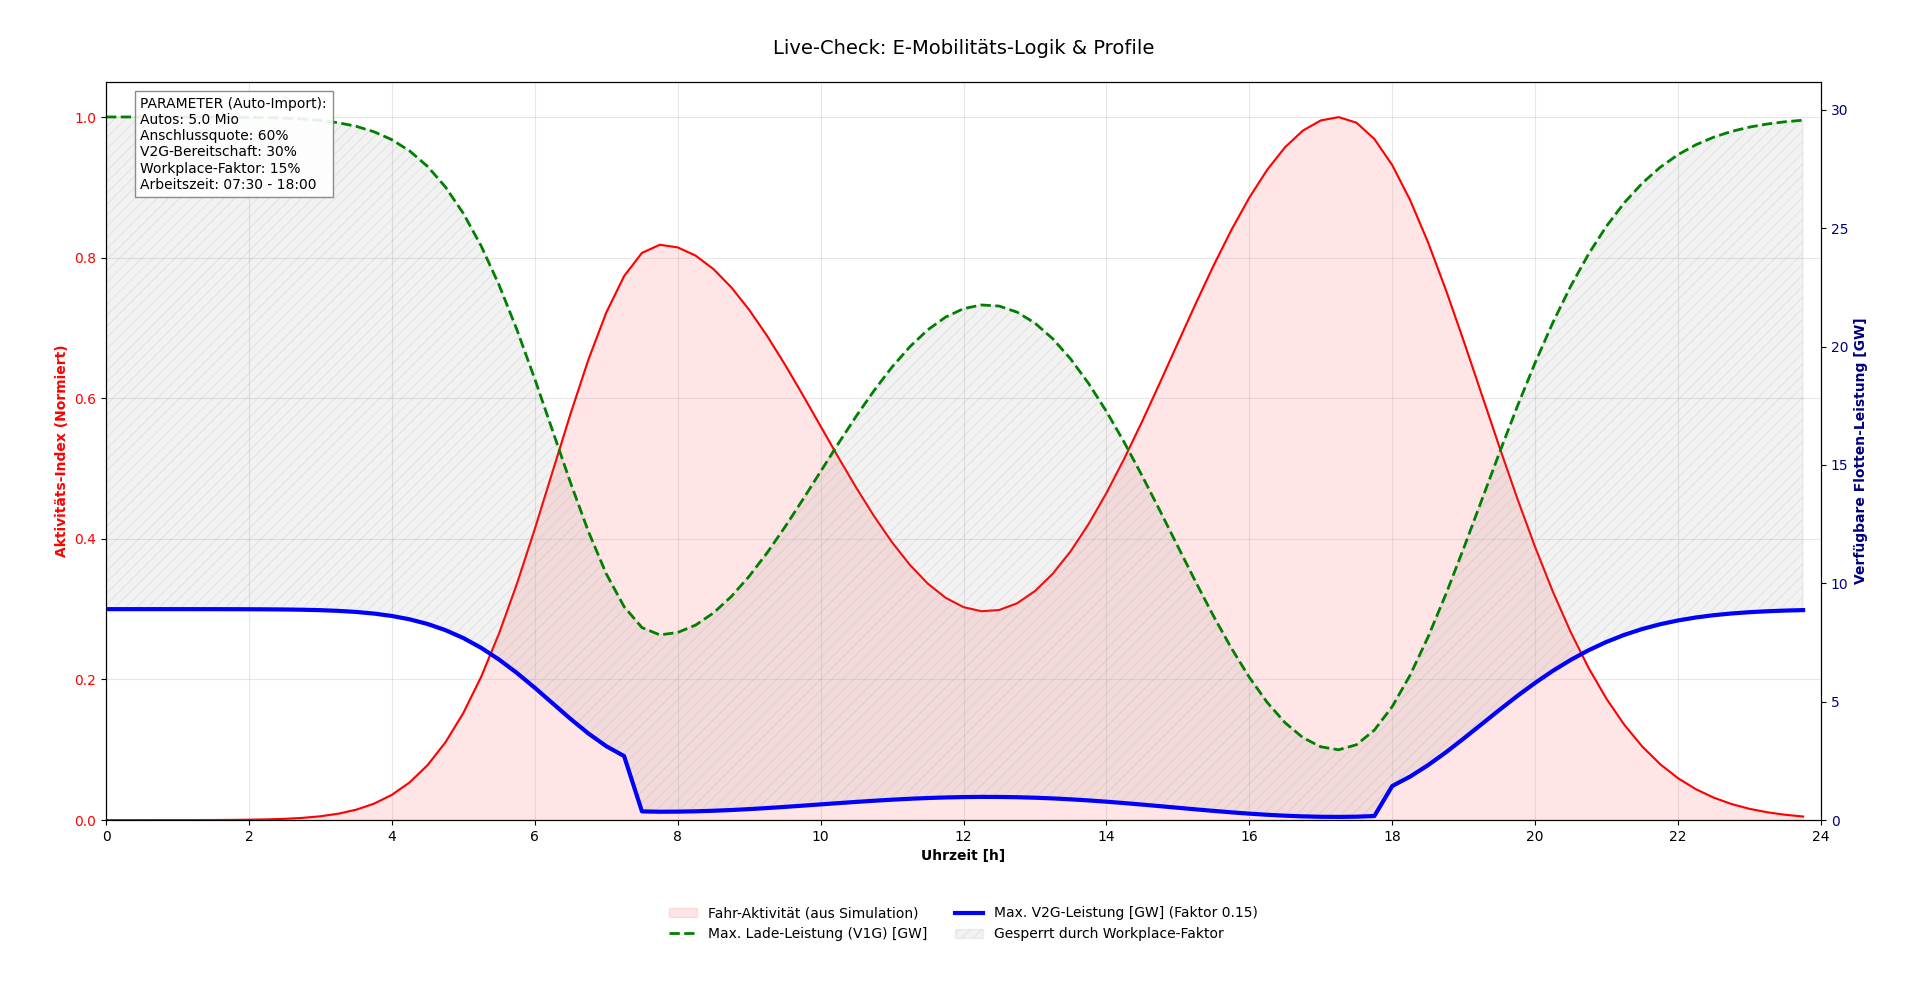

Generate this figure with Python:
import pandas as pd
import numpy as np
import matplotlib.pyplot as plt
import datetime

# --- IMPORT DER ECHTEN SIMULATIONS-LOGIK ---
import sys
import os

# Ermittle den absoluten Pfad zum 'source-code' Verzeichnis
# (Das Skript liegt in source-code/plotting, wir wollen nach source-code)
current_dir = os.path.dirname(os.path.abspath(__file__))
source_code_dir = os.path.dirname(current_dir)
if source_code_dir not in sys.path:
    sys.path.append(source_code_dir)

try:
    from data_processing.e_mobility_simulation import (
        generate_ev_profile, 
        EVScenarioParams, 
        EVConfigParams,
        WORKPLACE_V2G_FACTOR
    )
except ImportError as e:
    print(f"Fehler beim Import: {e}")
    print(f"Versuchter Pfad: {source_code_dir}")
    sys.exit(1) 

def plot_simulation_logic():
    # 1. Parameter initialisieren (Nimmt automatisch die Defaults aus der Klasse!)
    # Wir nutzen die Defaults aus e_mobility_simulation.py, damit Änderungen dort direkt wirken.
    scen_params = EVScenarioParams() 
    config_params = EVConfigParams() # Nimmt Defaults (11kW, etc.)

    # 2. Zeitachse generieren (1 Tag, 15 min Auflösung)
    # Wir nehmen einen Wochentag (Montag, 2030-01-07)
    dates = pd.date_range(start="2030-01-07 00:00", end="2030-01-07 23:45", freq="15min")
    timestamps = pd.Series(dates)

    # 3. ECHTE Profil-Generierung aufrufen
    # Das holt dir exakt die Kurve inkl. deiner 0.9/1.1 Gewichte aus dem Code
    df_profile = generate_ev_profile(timestamps, scen_params, config_params)

    # 4. Daten extrahieren
    t_hours = df_profile['Zeitpunkt'].dt.hour + df_profile['Zeitpunkt'].dt.minute / 60.0
    
    # Fahrprofil (normiert für Optik)
    drive_power = df_profile['drive_power_kw']
    # Normierung auf 0..1 für den Hintergrund-Plot
    drive_norm = (drive_power - drive_power.min()) / (drive_power.max() - drive_power.min())

    # 5. V2G-Logik nachbilden (für Visualisierung)
    # Die Workplace-Logik steckt in 'simulate_emobility_fleet' (Loop), 
    # daher rechnen wir sie hier kurz nach für den Plot.
    
    # Basis: Plug Share aus dem Profil
    plug_share = df_profile['plug_share'] # Das ist schon inkl. plug_share_max
    
    # Zeiten aus Params
    t_dep_val = int(scen_params.t_depart.split(":")[0]) + int(scen_params.t_depart.split(":")[1])/60
    t_arr_val = int(scen_params.t_arrive.split(":")[0]) + int(scen_params.t_arrive.split(":")[1])/60
    
    # Arbeitszeit-Check
    is_work_time = (t_hours >= t_dep_val) & (t_hours < t_arr_val)
    
    # V2G Kapazität berechnen
    # Formel: N * Share * P_max * Faktor
    n_ev = scen_params.N_cars * scen_params.s_EV
    p_max_mw = config_params.P_dis_car_max / 1000.0 # in MW
    
    # V2G Share Array
    current_v2g_share = np.full(len(timestamps), scen_params.v2g_share)
    # Apply Workplace Factor
    current_v2g_share[is_work_time] *= WORKPLACE_V2G_FACTOR
    
    # Finale Leistung [GW]
    v2g_power_gw = (plug_share * n_ev * p_max_mw * current_v2g_share) / 1000.0
    
    # Ladeleistung (V1G) zum Vergleich [GW]
    # Hier gilt der volle plug_share (kein V2G-Faktor)
    charge_power_gw = (plug_share * n_ev * p_max_mw) / 1000.0

    # --- 6. PLOT ---
    fig, ax1 = plt.subplots(figsize=(12, 7))

    # Hintergrund: Fahr-Aktivität
    ax1.fill_between(t_hours, 0, drive_norm, color='red', alpha=0.1, label='Fahr-Aktivität (aus Simulation)')
    ax1.plot(t_hours, drive_norm, 'r-', linewidth=1.5)
    ax1.set_ylabel('Aktivitäts-Index (Normiert)', color='red', fontweight='bold')
    ax1.tick_params(axis='y', labelcolor='red')
    ax1.set_xlabel('Uhrzeit [h]', fontweight='bold')
    ax1.set_xlim(0, 24)
    ax1.set_ylim(bottom=0) # Erzwinge Nullpunkt an der x-Achse für korrekte Ausrichtung
    ax1.set_xticks(np.arange(0, 25, 2))
    ax1.grid(True, alpha=0.3)

    # V2 Achse: Leistung
    ax2 = ax1.twinx()
    # V1G (Laden)
    ax2.plot(t_hours, charge_power_gw, 'g--', linewidth=2, label='Max. Lade-Leistung (V1G) [GW]')
    # V2G (Entladen)
    ax2.plot(t_hours, v2g_power_gw, 'b-', linewidth=3, label=f'Max. V2G-Leistung [GW] (Faktor {WORKPLACE_V2G_FACTOR})')
    
    # Fülle den Bereich zwischen V1G und V2G, um den "Verlust" durch Workplace-Restriktion zu zeigen
    ax2.fill_between(t_hours, v2g_power_gw, charge_power_gw, color='gray', alpha=0.1, hatch='///', label='Gesperrt durch Workplace-Faktor')

    ax2.set_ylabel('Verfügbare Flotten-Leistung [GW]', color='navy', fontweight='bold')
    ax2.tick_params(axis='y', labelcolor='navy')
    ax2.set_ylim(bottom=0)

    # Info-Box mit den AUTOMATISCH gezogenen Werten
    info_str = (
        f"PARAMETER (Auto-Import):\n"
        f"Autos: {scen_params.N_cars/1e6:.1f} Mio\n"
        f"Anschlussquote: {scen_params.plug_share_max*100:.0f}%\n"
        f"V2G-Bereitschaft: {scen_params.v2g_share*100:.0f}%\n"
        f"Workplace-Faktor: {WORKPLACE_V2G_FACTOR*100:.0f}%\n"
        f"Arbeitszeit: {scen_params.t_depart} - {scen_params.t_arrive}"
    )
    plt.text(0.02, 0.98, info_str, transform=ax1.transAxes, 
             bbox=dict(facecolor='white', alpha=0.9, edgecolor='gray'), va='top', fontsize=10)

    # Titel
    plt.title('Live-Check: E-Mobilitäts-Logik & Profile', fontsize=14, pad=20)
    
    # Legende
    lines1, labels1 = ax1.get_legend_handles_labels()
    lines2, labels2 = ax2.get_legend_handles_labels()
    ax2.legend(lines1 + lines2, labels1 + labels2, loc='upper center', bbox_to_anchor=(0.5, -0.1), ncol=2, frameon=False)

    plt.tight_layout()
    plt.show()

if __name__ == "__main__":
    plot_simulation_logic()
